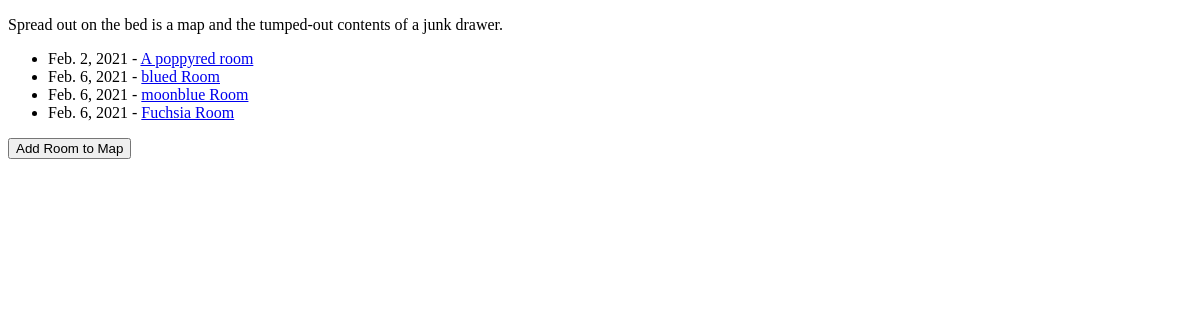
The page /rooms/ on the database as committed earlier.
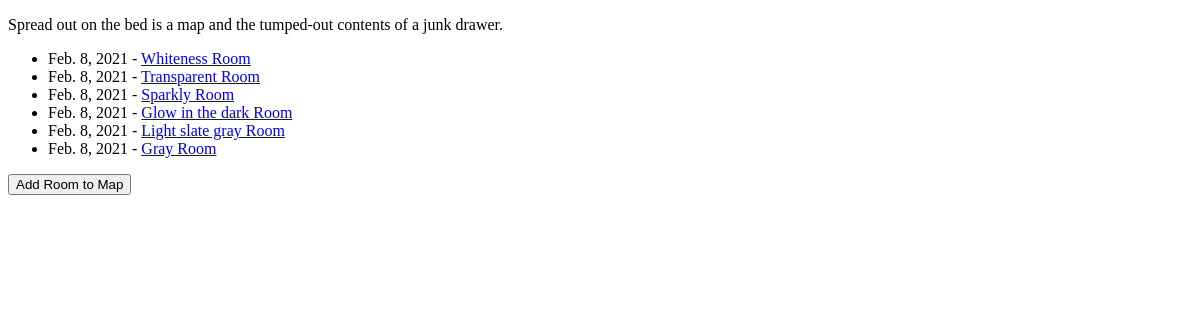
The same page on the database as committed later.
### mapBuilder/models.py (models this page shows, shortened)
class Room(models.Model):
    name = models.CharField(max_length=200)
    url = models.URLField(max_length=200)
    exits = models.ManyToManyField('self', symmetrical=True)
    pub_date = models.DateTimeField(default=now,blank=True)
    description = models.CharField(max_length=600)
    colorName = models.CharField(max_length=200)
    status = models.CharField(max_length=200)
    colorHex = ColorField(default='#222222')
    colorSlug = models.SlugField(null=True)
    class Meta:
        unique_together = ["id", "url"]

### mapBuilder/views.py (the view, shortened to what this page needs)
# urls.py: path('', views.Index.as_view(), name='index'),
class Index(ListView):
    template_name = 'mapBuilder/index.html'
    model = Room
    paginate_by = 25
    def get_context_data(self, **kwargs):
        context = super().get_context_data(**kwargs)
        context['now'] = timezone.now()
        return context

### templates/mapBuilder/index.html (shortened to what this page needs)
{% load static %}
<!DOCTYPE html>
<html>
  <head>
    <link rel="stylesheet" type="text/css" href="{% static 'characterBuilder/style.css' %}">
  </head>
  <body class = "characterBuilder">
        <p>Spread out on the bed is a map and the tumped-out contents of a junk drawer.</p>
        <ul>
          {% for room in object_list %}
              <li>{{ room.pub_date|date }} - <a href="{% url 'mapBuilder:room' room.colorSlug %}">{{ room.name }}</a></li>
          {% empty %}
              <li>No rooms yet.</li>
          {% endfor %}
          </ul>
        <form method="post">
          <button type="submit" name="generate_room">Add Room to Map</button>
        </form>
    </body>
</html>

Rows that differ between the two databases and show on the page:
removed Room: pub_date "Feb. 2, 2021", name "A poppyred room"
removed Room: pub_date "Feb. 6, 2021", name "blued Room"
removed Room: pub_date "Feb. 6, 2021", name "moonblue Room"
removed Room: pub_date "Feb. 6, 2021", name "Fuchsia Room"
added Room: pub_date "Feb. 8, 2021", name "Whiteness Room"
added Room: pub_date "Feb. 8, 2021", name "Transparent Room"
added Room: pub_date "Feb. 8, 2021", name "Sparkly Room"
added Room: pub_date "Feb. 8, 2021", name "Glow in the dark Room"
added Room: pub_date "Feb. 8, 2021", name "Light slate gray Room"
added Room: pub_date "Feb. 8, 2021", name "Gray Room"
